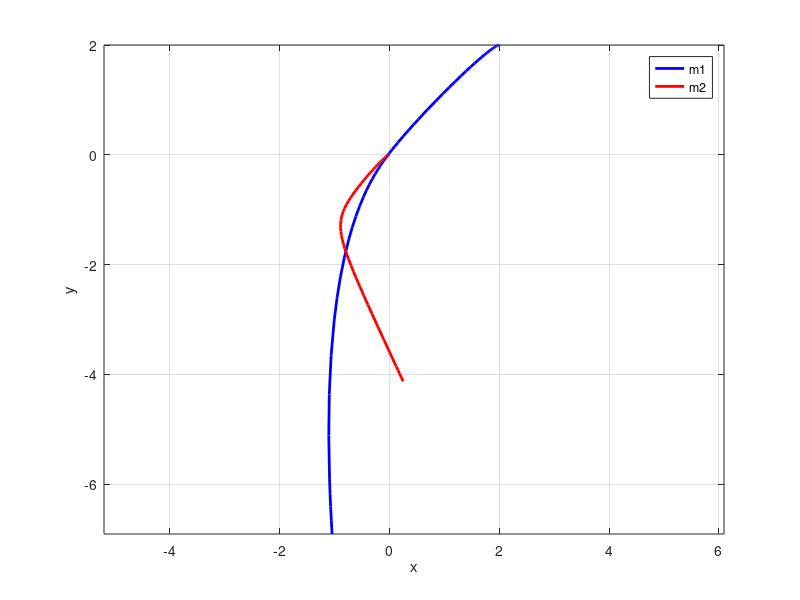

Recreate this plot in MATLAB.
clc;clear;
G = 1;          
m1 = 0.3;       
m2 = 0.03;      
odefun = @(t, Y) [Y(3);  % x1' = vx1
                  Y(4);  % y1' = vy1
                  Y(7);  % x2' = vx2
                  Y(8);  % y2' = vy2
                  -G * m2 * (Y(1) - Y(5)) / ((Y(1) - Y(5))^2 + (Y(2) - Y(6))^2)^1.5;  % vx1'
                  -G * m2 * (Y(2) - Y(6)) / ((Y(1) - Y(5))^2 + (Y(2) - Y(6))^2)^1.5;  % vy1'
                  -G * m1 * (Y(1) - Y(5)) / ((Y(1) - Y(5))^2 + (Y(2) - Y(6))^2)^1.5;   % vx2'
                  -G * m1 * (Y(2) - Y(6)) / ((Y(1) - Y(5))^2 + (Y(2) - Y(6))^2)^1.5];  % vy2'

tspan = [0 10];
y0 = [2; 2; 0; 0; 0.2; -0.2; -0.01; 0.01];

[t, Y] = ode45(odefun, tspan, y0);

plot(Y(:,1), Y(:,2), 'b', 'LineWidth', 2);  % 物体1
hold on;
plot(Y(:,3), Y(:,4), 'r', 'LineWidth', 2);  % 物体2
hold on;
xlabel('x');
ylabel('y');
legend('m1', 'm2');
grid on;
axis equal;